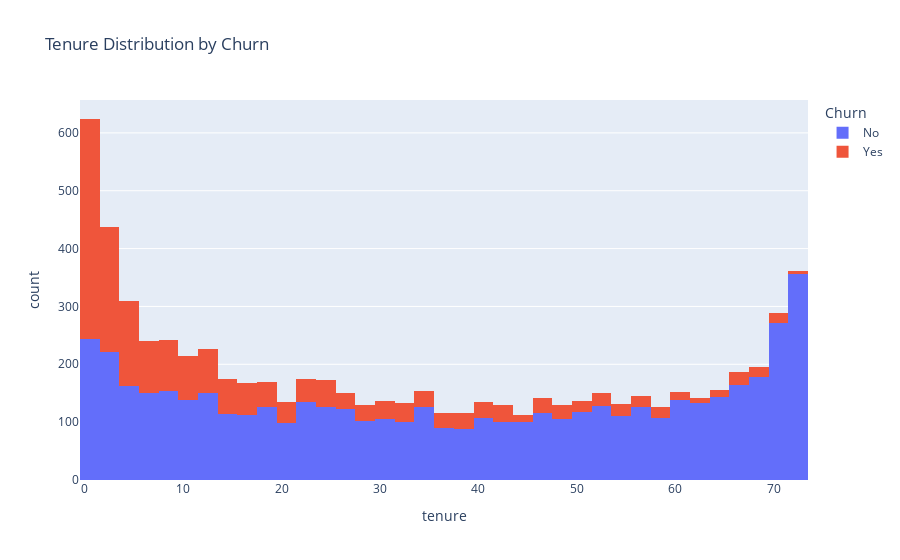

Notebook code cell kept with this figure:
### Markdown cell above
**tenure vs churn**

### Code cell
fig = px.histogram(df, x='tenure', color='Churn', title="Tenure Distribution by Churn", nbins=50)
fig.show()

### Figure 1 — Plotly figure (JSON) as saved in the notebook; plotly's stock layout.template omitted (floating-point values rounded to 4 significant figures; data arrays with more than 128 entries replaced by an {"elided": "..."} marker saying what was removed)
{"data": [{"alignmentgroup": "True", "bingroup": "x", "hovertemplate": "Churn=No<br>tenure=%{x}<br>count=%{y}<extra></extra>", "legendgroup": "No", "marker": {"color": "#636efa", "pattern": {"shape": ""}}, "name": "No", "nbinsx": 50, "offsetgroup": "No", "orientation": "v", "showlegend": true, "type": "histogram", "x": {"elided": "5174 int values"}, "xaxis": "x", "yaxis": "y"}, {"alignmentgroup": "True", "bingroup": "x", "hovertemplate": "Churn=Yes<br>tenure=%{x}<br>count=%{y}<extra></extra>", "legendgroup": "Yes", "marker": {"color": "#EF553B", "pattern": {"shape": ""}}, "name": "Yes", "nbinsx": 50, "offsetgroup": "Yes", "orientation": "v", "showlegend": true, "type": "histogram", "x": {"elided": "1869 int values"}, "xaxis": "x", "yaxis": "y"}], "layout": {"barmode": "relative", "legend": {"title": {"text": "Churn"}, "tracegroupgap": 0}, "title": {"text": "Tenure Distribution by Churn"}, "xaxis": {"anchor": "y", "domain": [0, 1], "title": {"text": "tenure"}}, "yaxis": {"anchor": "x", "domain": [0, 1], "title": {"text": "count"}}}}
